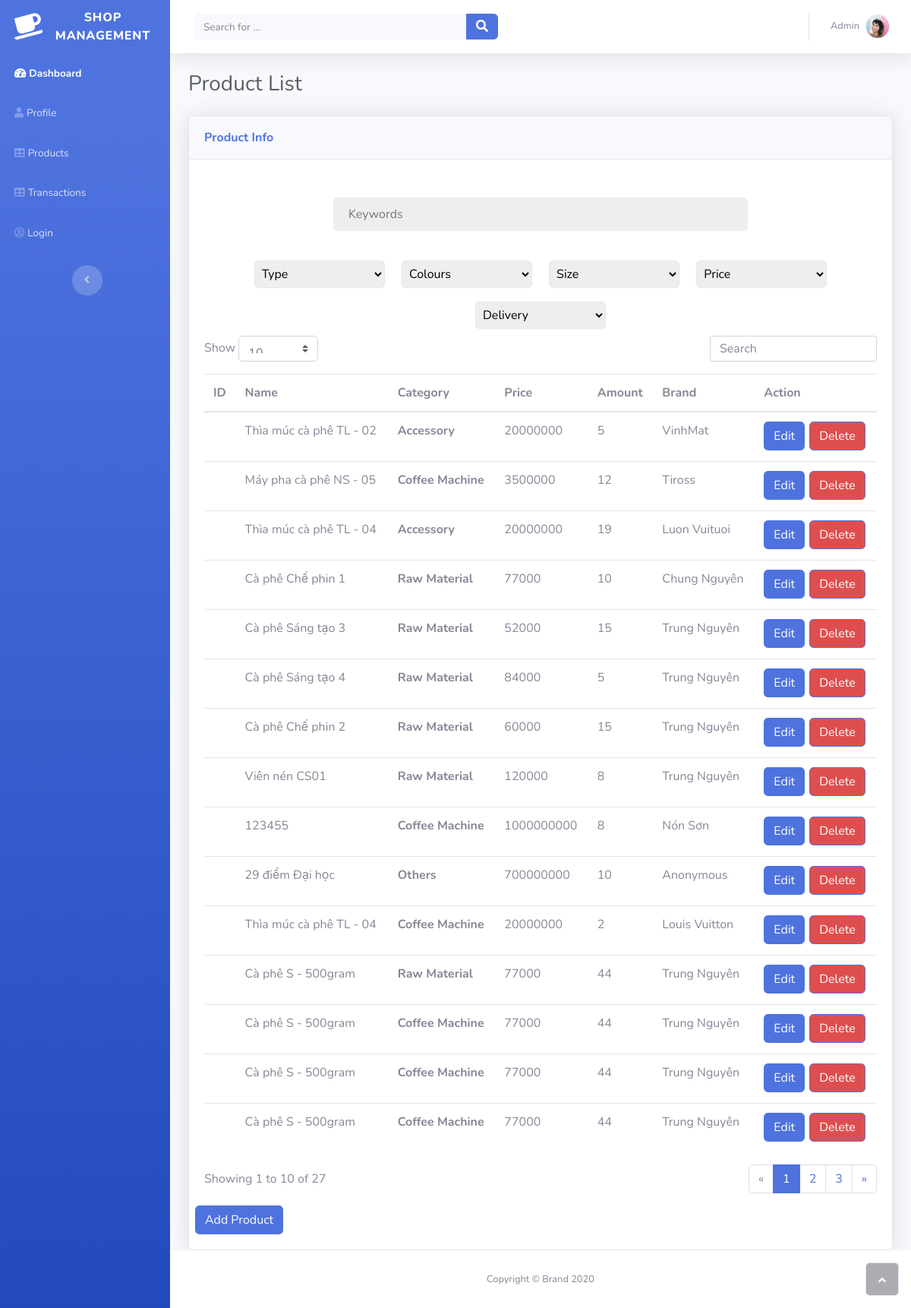
Screenshot of /products/ with the database file from the repository.
### tables this page shows
CREATE TABLE "PRODUCTS" (
	"ID"	TEXT NOT NULL,
	"name"	TEXT NOT NULL,
	"category"	TEXT NOT NULL,
	"price"	INTEGER NOT NULL DEFAULT 0,
	"amount"	INTEGER NOT NULL DEFAULT 0,
	"brand"	TEXT NOT NULL,
	"description"	TEXT,
	PRIMARY KEY("ID")
);

### products/products.py (the view)
@products.route("/")
def products_page():
    return render_template('product.html', products=ppa.get_products())

### products/products_app.py (called while the page is built)
def connect_db():
    engine = create_engine(database, connect_args={'check_same_thread': False})
    conn = engine.connect()
    metadata = MetaData(bind=engine)
    Prd_Table = Table('PRODUCTS', metadata, autoload=True)
    return engine, conn, Prd_Table

def get_database():
    engine, conn, Prd_Table = connect_db()
    product_db = Prd_Table.select().execute().fetchall()
    close_db(engine, conn)
    return product_db

def get_products():
    product_db = get_database()
    product_list = []
    for prd in product_db:
        product_list.append(
            Products(prd[0], prd[1], prd[2], prd[3], prd[4], prd[5], prd[6]))
    return product_list

### products/templates/product.html (shortened to what this page needs)
{% extends 'base.html' %} {% block title %} Product List {% endblock %} {% block
content %}
<div class="d-flex flex-column" id="content-wrapper">
  <div id="content">
    <div class="container-fluid">
      <h3 class="text-dark mb-4">Product List</h3>
      <div class="card shadow">
        <div class="card-header py-3">
          <p class="text-primary m-0 font-weight-bold">Product Info</p>
        </div>
        <div class="card-body">
          <div class="row">
            <div class="filter">
              <form>
                <input placeholder="Keywords"></input><br>
                <select>
                  <option value="">Type</option>
                </select>
                <select>
                  <option value="">Colours</option>
                </select>
                <select>
                  <option value="">Size</option>z
                </select>
                <select>
                  <option value="">Price</option>
                </select>
                <select>
                  <option value="">Delivery</option>
                </select>
              </form>
            </div>
          </div>
          <div class="row">
            <div class="col-md-6 text-nowrap">
              <div id="dataTable_length" class="dataTables_length" aria-controls="dataTable">
                <label>Show&nbsp;<select class="form-control form-control-sm custom-select custom-select-sm">
                    <option value="10" selected="">10</option>
                  </select>&nbsp;</label>
              </div>
            </div>
            <div class="col-md-6">
              <div class="text-md-right dataTables_filter" id="dataTable_filter">
                <label><input type="search" class="form-control form-control-sm" aria-controls="dataTable"
                    placeholder="Search" /></label>
              </div>
            </div>
          </div>
          <div class="table-responsive table mt-2" id="dataTable" role="grid" aria-describedby="dataTable_info">
            <table class="table my-0" id="dataTable">
              <thead>
                <tr>
                  <th>ID</th>
                  <th>Name</th>
                  <th>Category</th>
                  <th>Price</th>
                  <th>Amount</th>
                  <th>Brand</th>
                  <th>Action</th>
                </tr>
              </thead>
              <tbody>
                {% for prd in products %}
                <tr>
                  <td>{{prd.id}}</td>
                  <td>{{prd.name}}</td>
                  <th>{{prd.category}}</th>
                  <td>{{prd.price}}</td>
                  <td>{{prd.amount}}</td>
                  <td>{{prd.brand}}</td>
                  <td>
                    <div class="btn-group" role="group" style="height: 40px">
                      <a href="/products/edit?ProductID={{prd.ID}}"><button class="btn btn-primary" type="button">
                          Edit
                        </button></a>
                      <a href="/products/rm?ProductID={{prd.ID}}">
                        <button class="btn btn-primary" type="button" style="
                          margin-left: 6px;
                          background-color: rgb(223, 78, 78);
                        ">
                          Delete
                        </button>
                      </a>
                    </div>
                  </td>
                </tr>
                {% endfor %}
              </tbody>
            </table>
          </div>
          <div class="row">
            <div class="col-md-6 align-self-center">
              <p id="dataTable_info" class="dataTables_info" role="status" aria-live="polite">
                Showing 1 to 10 of 27
              </p>
            </div>
            <div class="col-md-6">
              <nav class="d-lg-flex justify-content-lg-end dataTables_paginate paging_simple_numbers">
                <ul class="pagination">
                  <li class="page-item disabled">
                    <a class="page-link" href="#" aria-label="Previous"><span aria-hidden="true">«</span></a>
                  </li>
                  <li class="page-item active">
                    <a class="page-link" href="#">1</a>
                  </li>
                  <li class="page-item"><a class="page-link" href="#">2</a></li>
                  <li class="page-item"><a class="page-link" href="#">3</a></li>
                  <li class="page-item">
                    <a class="page-link" href="#" aria-label="Next"><span aria-hidden="true">»</span></a>
                  </li>
                </ul>
              </nav>
            </div>
            <div>
              <a href="/products/new-product">
                <button class="btn btn-primary" type="button" style="text-align: right">
                  Add Product
                </button>
              </a>
            </div>
          </div>
        </div>
      </div>
    </div>
  </div>
</div>
{% endblock %}

### products/static/css/Canito-Ingresar-Producto.css (style rules this page uses)
.h3, h3 { color: #3f4246; }
.form-control { box-shadow: none; font-size: 16px; padding: 10px 12px; transition: border-color .08s ease-in-out,box-shadow .08s ease-in-out; }

### products/static/css/filter.css (style rules this page uses)
.filter select { width: 170px; padding: 5px; border-radius: 5px; border: none; box-shadow: 0 0 2px #aaa; margin: 10px; background: #eee; }
.filter { text-align: center; }
.filter input { margin: 30px; width: 60%; padding: 20px; padding-top: 10px; padding-bottom: 10px; border: none; border-radius: 5px; background: #eee; }
* { outline: none; }

### rows the page displays
PRODUCTS: name "Thìa múc cà phê TL - 02", category "Accessory", price "20000000", amount "5", brand "VinhMat"
PRODUCTS: name "Máy pha cà phê NS - 05", category "Coffee Machine", price "3500000", amount "12", brand "Tiross"
PRODUCTS: name "Thìa múc cà phê TL - 04", category "Accessory", price "20000000", amount "19", brand "Luon Vuituoi"
PRODUCTS: name "Cà phê Chế phin 1", category "Raw Material", price "77000", amount "10", brand "Chung Nguyên"
PRODUCTS: name "Cà phê Sáng tạo 3", category "Raw Material", price "52000", amount "15", brand "Trung Nguyên"
PRODUCTS: name "Cà phê Sáng tạo 4", category "Raw Material", price "84000", amount "5", brand "Trung Nguyên"
PRODUCTS: name "Cà phê Chế phin 2", category "Raw Material", price "60000", amount "15", brand "Trung Nguyên"
PRODUCTS: name "Viên nén CS01", category "Raw Material", price "120000", amount "8", brand "Trung Nguyên"
PRODUCTS: name "123455", category "Coffee Machine", price "1000000000", amount "8", brand "Nón Sơn"
PRODUCTS: name "29 điểm Đại học", category "Others", price "700000000", amount "10", brand "Anonymous"
PRODUCTS: name "Thìa múc cà phê TL - 04", category "Coffee Machine", price "20000000", amount "2", brand "Louis Vuitton"
PRODUCTS: name "Cà phê S - 500gram", category "Raw Material", price "77000", amount "44", brand "Trung Nguyên"
PRODUCTS: name "Cà phê S - 500gram", category "Coffee Machine", price "77000", amount "44", brand "Trung Nguyên"
PRODUCTS: name "Cà phê S - 500gram", category "Coffee Machine", price "77000", amount "44", brand "Trung Nguyên"
PRODUCTS: name "Cà phê S - 500gram", category "Coffee Machine", price "77000", amount "44", brand "Trung Nguyên"
